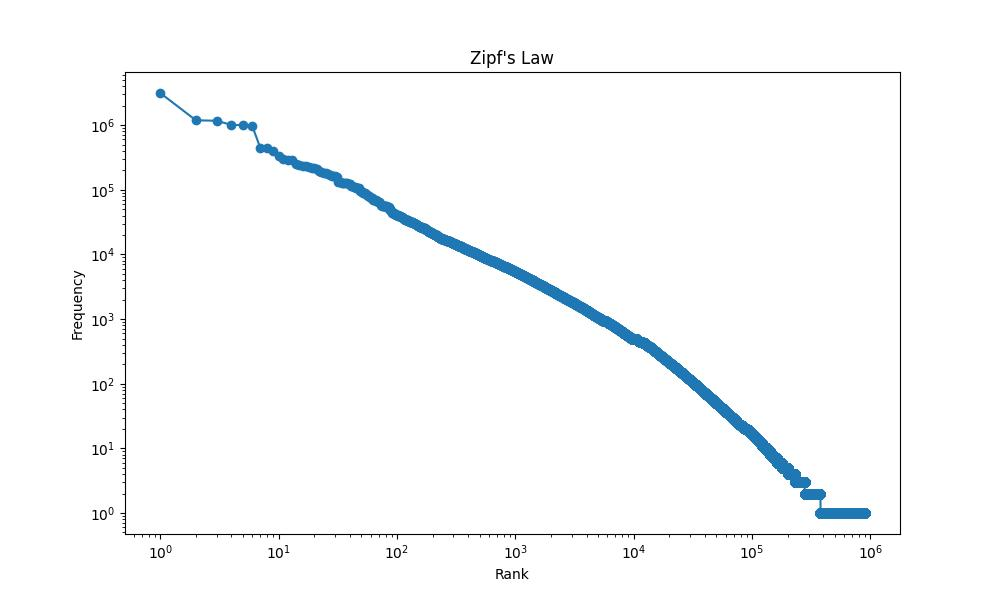

Write Python code to recreate this figure.
import os
import glob
from collections import Counter
import matplotlib.pyplot as plt


def calculate_zipf_law(folder_path):
    word_frequencies = Counter()

    # Recursively search for all files in the given folder
    file_paths = [
        f
        for f in glob.glob(os.path.join(folder_path, "**"), recursive=True)
        if os.path.isfile(f)
    ]

    print(f"{len(file_paths)} files found.")

    for file_path in file_paths:
        try:
            with open(file_path, "r", encoding="utf-8", errors="ignore") as file:
                content = file.read().lower().split()
                word_frequencies.update(content)
        except Exception as e:
            print(f"Error analyzing file {file_path}: {e}")

    # Sort word frequencies in descending order
    sorted_frequencies = sorted(word_frequencies.values(), reverse=True)

    # Plot Zipf's law
    plt.figure(figsize=(10, 6))
    plt.plot(
        range(1, len(sorted_frequencies) + 1),
        sorted_frequencies,
        marker="o",
        linestyle="-",
    )
    plt.xscale("log")
    plt.yscale("log")
    plt.title("Zipf's Law")
    plt.xlabel("Rank")
    plt.ylabel("Frequency")
    plt.show()


folder_path = os.path.join(os.getcwd(), "data/english")
if os.path.exists(folder_path) and os.path.isdir(folder_path):
    calculate_zipf_law(folder_path)
else:
    print("Invalid folder path.")
